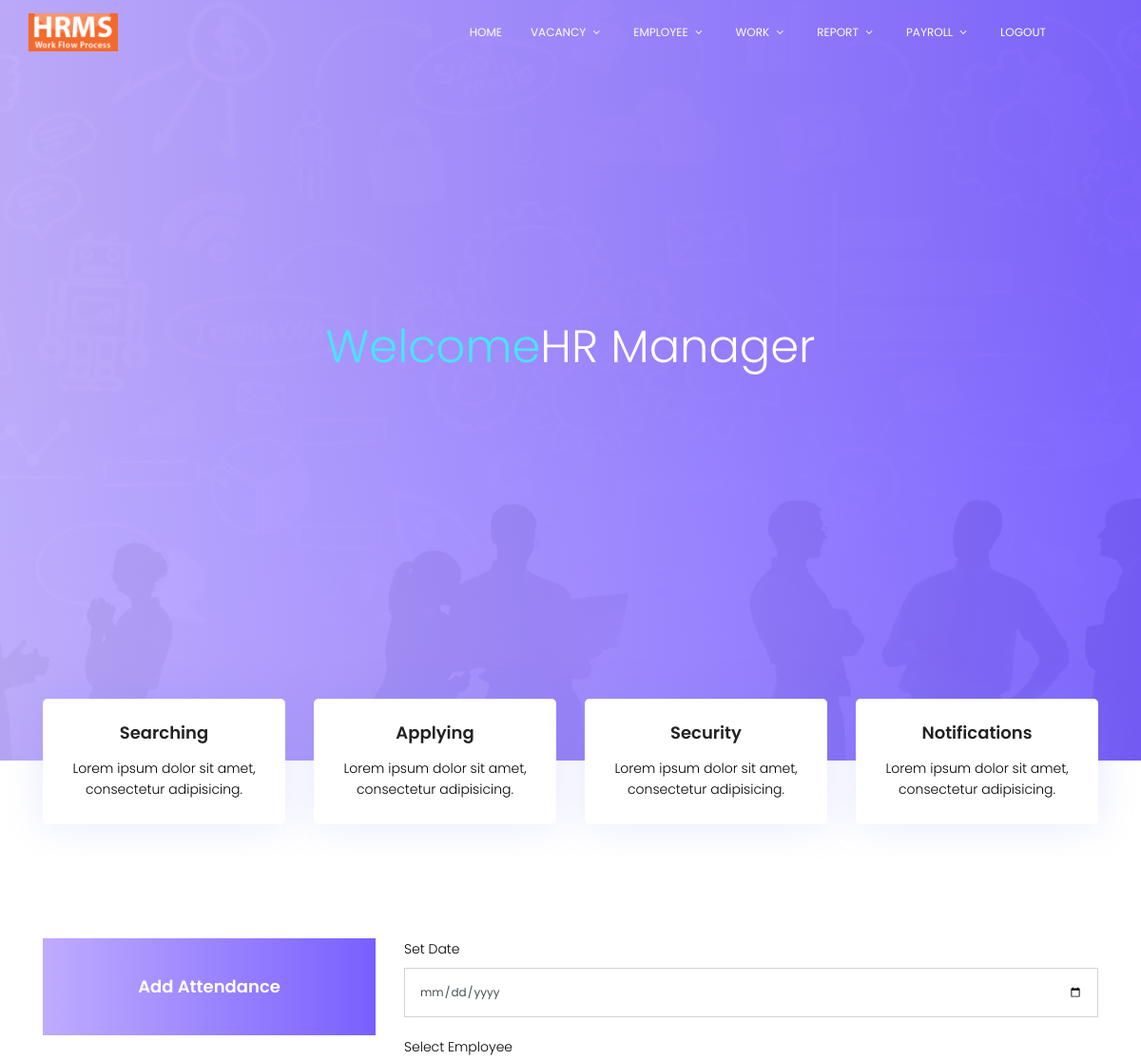
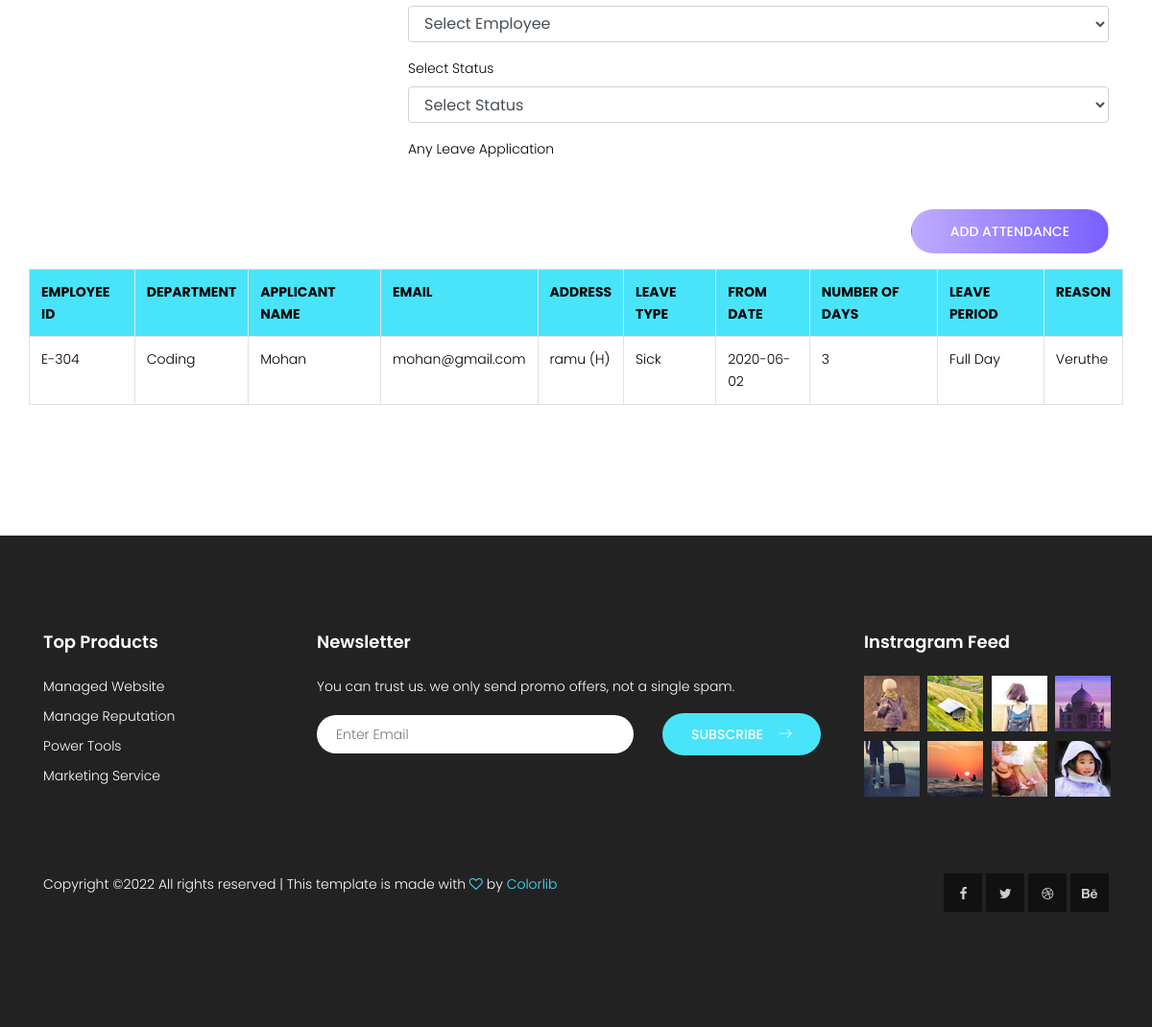
The app's page /hr/employee_attendance (signed in) with its own data (2 pictures, top to bottom).
### HR/models.py (models this page shows)
class Leave(models.Model):
    employee = models.ForeignKey(Employee, on_delete=models.CASCADE)
    leavetype = models.CharField(max_length=100)
    fromdate = models.CharField(max_length=100)
    noday = models.CharField(max_length=100)
    enddate = models.CharField(max_length=100)
    leaveperiod = models.CharField(max_length=100)
    reason = models.CharField(max_length=100)
    status = models.CharField(max_length=100, null=True)

class Employee(models.Model):
    user = models.ForeignKey(User, on_delete=models.CASCADE)
    accept = models.ForeignKey(Accept_App, on_delete=models.CASCADE)
    empid = models.CharField(max_length=100)
    fname = models.CharField(max_length=100)
    dob = models.CharField(max_length=100)
    gender = models.CharField(max_length=100)
    religion = models.CharField(max_length=100)
    bloodgroup = models.CharField(max_length=100)
    maritalstatus = models.CharField(max_length=100)
    nationality = models.CharField(max_length=100)
    mob = models.CharField(max_length=100)
    presentadd = models.CharField(max_length=100)
    permanentadd = models.CharField(max_length=100)
    moderecuirt = models.CharField(max_length=100)
    dateofjoin = models.CharField(max_length=100)
    department = models.CharField(max_length=100)
    reportingboss = models.CharField(max_length=100)
    basicsalary = models.CharField(max_length=100)
    photo = models.ImageField(upload_to='images/', null=True)

### HR/hr_views.py (the view, shortened to what this page needs)
# urls.py: path('employee_attendance', EmployeeAttendance.as_view()),
class EmployeeAttendance(TemplateView):
    template_name = 'hr/add_attendence.html'
    def get_context_data(self, **kwargs):
        context =  super(EmployeeAttendance, self).get_context_data(**kwargs)
        user = self.request.user.id
        emp = Employee.objects.filter(accept__vacancy__vacancy__hr__user=user)
        context['empl'] = emp
        lea = Leave.objects.filter(employee__accept__vacancy__vacancy__hr__user=user, status='Accept')
        context['leave'] = lea
        return context

### templates/hr/add_attendence.html (shortened to what this page needs)
{% extends 'hr/hr_base.html' %}
{% load static %}
{% block content %}
    <section class="contact-page-area section-gap">
				<div class="container">
					<div class="row">
						<div class="col-lg-4 d-flex flex-column">
							<h2 class="contact-btns" href="#">Add Attendance</h2>
						</div>
						<div class="col-lg-8">
							<form class="form-area " method="post" class="contact-form text-right">
								<div class="row">
									<div class="col-lg-12 form-group">
                                        <label>Set Date</label>
                                        <input name="date" placeholder=""  class="common-input mb-20 form-control" required="" type="date">
                                        <label>Select Employee</label>
                                          <div class="form-group">
                                           <select class="form-control" name="emplo"  required>
                                               <option selected="selected" value="" >Select Employee</option>
                                            </select>
                                          </div>
                                        <label>Select Status</label>
                                        <div class="form-group">
                                           <select class="form-control" name="stat"  required>
                                               <option selected="selected" value="" >Select Status</option>
                                            </select>
                                          </div>
                                        <label>Any Leave Application</label>
                                        <div><label>{{ leave.fromdate }}</label></div>
										<button type="submit" class="primary-btn mt-20 text-white" style="float: right;">Add Attendance</button>
									</div>
								</div>
							</form>
						</div>
                    <div id="page-inner" >
<table class="table table-bordered table-striped table-hover">
<th class="success">EMPLOYEE ID</th>
<th class="success">DEPARTMENT</th>
<th class="success">APPLICANT NAME</th>
<th class="success">EMAIL</th>
<th class="success">ADDRESS</th>
<th class="success">LEAVE TYPE</th>
<th class="success">FROM DATE</th>
<th class="success">NUMBER OF DAYS</th>
<th class="success">LEAVE PERIOD</th>
<th class="success">REASON</th>
{% for com in leave %}
<tr>
    <td>{{ com.employee.empid}}</td>
    <td>{{ com.employee.department}}</td>
    <td>{{ com.employee.user.first_name}}</td>
    <td>{{ com.employee.user.email}}</td>
    <td>{{ com.employee.permanentadd}}</td>
    <td>{{ com.leavetype}}</td>
    <td>{{ com.fromdate}}</td>
    <td>{{ com.noday}}</td>
    <td>{{ com.leaveperiod}}</td>
    <td>{{ com.reason}}</td>
</tr>
    {% endfor %}
</table>
        </div>
					</div>
				</div>
			</section>
{% endblock %}

### HR/static/css/main.css (style rules this page uses)
body { color: #000000; font-family: "Poppins", sans-serif; font-size: 14px; font-weight: 300; line-height: 1.625em; position: relative; }
select { display: block; }
h1, h2, h3, h4, h5, h6 { font-family: "Poppins", sans-serif; color: #222222; line-height: 1.2em !important; margin-bottom: 0; margin-top: 0; font-weight: 600; }
h2, .h2 { font-size: 30px; }
td, th { border-radius: 0px; }
.mt-20 { margin-top: 20px; }
.mb-20 { margin-bottom: 20px; }
.text-white { color: #fff; }
.flex-column { -webkit-box-direction: normal; -webkit-box-orient: vertical; -webkit-flex-direction: column; -moz-flex-direction: column; -ms-flex-direction: column; flex-direction: column; }
h2 { font-size: 30px; }
h1, h2, h3, h4, h5, h6 { line-height: 1.5em; }
.section-gap { padding: 120px 0; }
.p1-gradient-bg, .banner-area .overlay-bg, .sidebar .single-slidebar .cat-list li:hover, .callto-action-area, .single-price:hover .price-bottom, .single-service:hover, .submit-right, .submit-left, .contact-btns, .form-area .primary-btn { background-image: -moz-linear-gradient(0deg, #bfacff 0%, #795fff 100%); background-image: -webkit-linear-gradient(0deg, #bfacff 0%, #795fff 100%); background-image: -ms-linear-gradient(0deg, #bfacff 0%, #795fff 100%); }
.primary-btn { background-color: #49e4fa; line-height: 42px; padding-left: 30px; padding-right: 60px; border-radius: 25px; border: none; color: #fff; display: inline-block; font-weight: 500; position: relative; -webkit-transition: all 0.3s ease 0s; -moz-transition: all 0.3s ease 0s; -o-transition: all 0.3s ease 0s; transition: all 0.3s ease 0s; cursor: pointer; text-transform: uppercase; position: relative; }
.primary-btn { background: red; border: 1px solid transparent; color: #222; padding-left: 40px; padding-right: 40px; border-radius: 50px; }
.contact-btns { font-size: 18px; font-weight: 600; text-align: center; padding: 40px; color: #fff; margin-bottom: 30px; }
.form-area input { padding: 15px; }
.form-area input, .form-area textarea { border-radius: 0; font-size: 12px; }
.form-area .primary-btn { -webkit-transition: all 0.3s ease 0s; -moz-transition: all 0.3s ease 0s; -o-transition: all 0.3s ease 0s; transition: all 0.3s ease 0s; }

### records on screen
Leave: employee.empid "E-304", employee.department "Coding", employee.user.first_name "Mohan", employee.user.email "mohan@gmail.com", employee.permanentadd "ramu (H)", leavetype "Sick", fromdate "2020-06-02", noday "3", leaveperiod "Full Day", reason "Veruthe"
